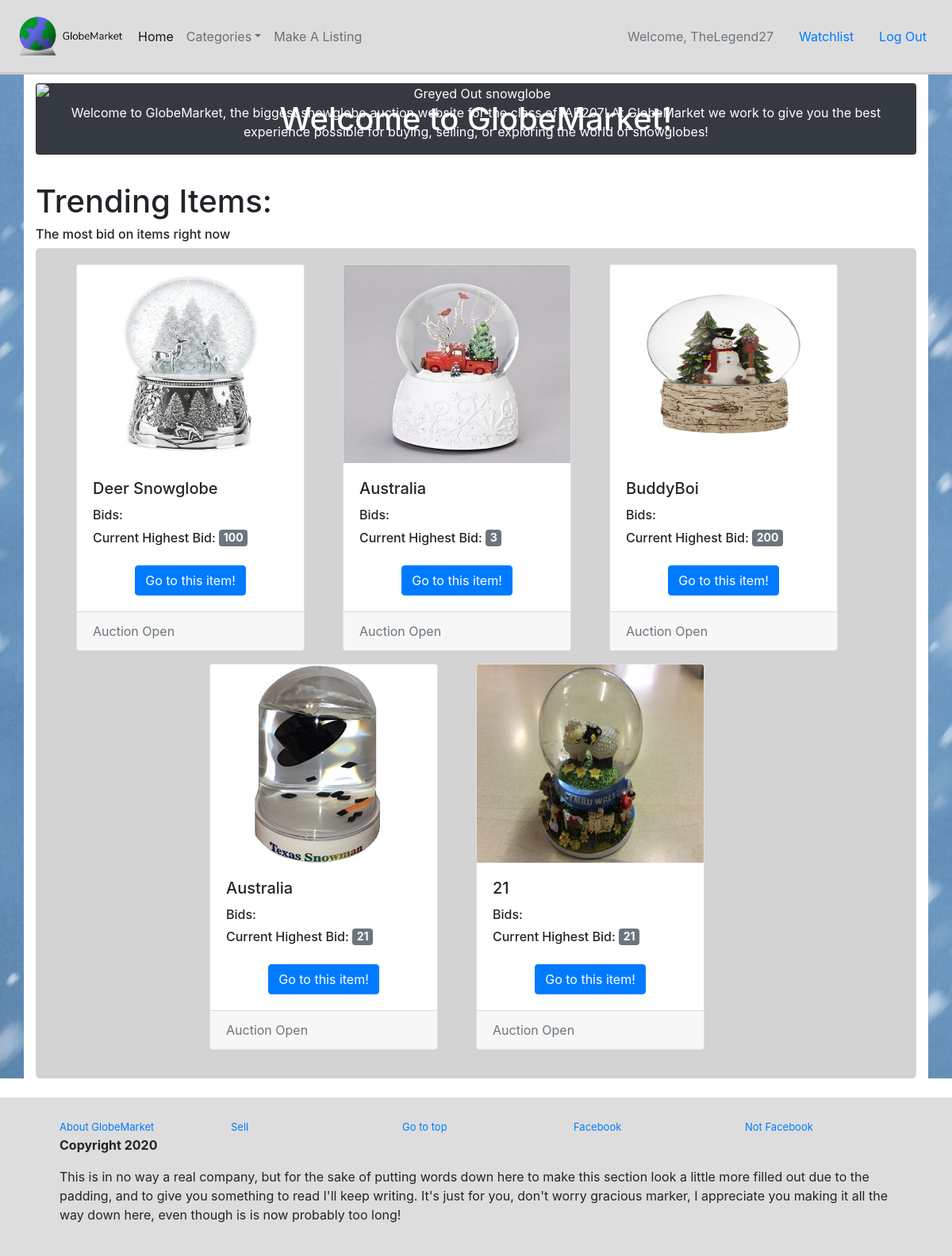
The page / (signed in) on the database its author committed.
### auction/models.py (models this page shows, shortened)
class User(db.Model, UserMixin):
    __tablename__='users'
    id = db.Column(db.Integer, primary_key=True)
    name = db.Column(db.String(100), index=True, unique=True, nullable=False)
    emailid = db.Column(db.String(100), index=True, nullable=False)
    password_hash = db.Column(db.String(255), nullable=False)
    contact_num = db.Column(db.Integer, nullable=False)
    address = db.Column(db.String(255), nullable=False)

class Listing(db.Model):
    __tablename__ = 'listings'
    id = db.Column(db.Integer, primary_key=True)
    name = db.Column(db.String(80), nullable=False)
    size = db.Column(db.String(50), nullable=False)
    origin = db.Column(db.String(200), nullable=False)
    colour = db.Column(db.String(100), nullable=False)
    age = db.Column(db.Integer, nullable=False)
    category = db.Column(db.String(100), nullable=False)
    description = db.Column(db.String(200), nullable=False)
    startbid = db.Column(db.Integer, nullable=False)
    image = db.Column(db.String(400), nullable=False)
    upost = db.Column(db.String(30), db.ForeignKey('users.name'), nullable=False)
    created_at = db.Column(db.DateTime, default=datetime.now())
    status = db.Column(db.Boolean, default=True, nullable=False)

### auction/views.py (the view)
@bp.route('/')
def index():
    listings = Listing.query.all()
    bids = Bidding.query.all()
    return render_template('home.html', listings=listings, bids=bids)

### auction/__init__.py (called while the page is built)
def create_app():
    app=Flask(__name__)  # this is the name of the module/package that is calling this app
    app.debug=True
    app.secret_key='utroutoru'
    app.config['SQLALCHEMY_DATABASE_URI']='sqlite:///marketplace.sqlite'
    db.init_app(app)
    bootstrap = Bootstrap(app)
    login_manager = LoginManager()
    login_manager.login_view='auth.login'
    login_manager.init_app(app)
    from .models import User  # importing here to avoid circular references
    @login_manager.user_loader
    def load_user(user_id):
        return User.query.get(int(user_id))
    from . import listings
    app.register_blueprint(listings.bp)
    from . import views
    app.register_blueprint(views.bp)
    from . import auth
    app.register_blueprint(auth.bp)
    from . import categories
    app.register_blueprint(categories.bp)
    return app

### auction/templates/home.html (shortened to what this page needs)
{% extends 'base.html' %}
{% block header %}
<div class="container" id="buffer" style="background-color: white;">
  <div class="row">
    <div class="col" id="gridsp">
      <div class="card bg-dark text-white">
        <img src="static/image/greyland.png" class="card-img" alt="Greyed Out snowglobe">
        <div class="card-img-overlay">
          <h1 class="card-title" id="pad-top">Welcome to GlobeMarket!</h1>
        </div>
        <p>Welcome to GlobeMarket, the biggest snowglobe auction website for the class of IAB207!
          At GlobeMarket we work to give you the best experience possible for buying, selling, or exploring the
          world of snowglobes!
        </p>
      </div>
    </div>
  </div>
</div>
{% endblock %}
{% block content %}
<div class="container" style="background-color: white;">
  <div class="row">
    <div class="col">
      <h1 class="display-5">Trending Items:</h1>
    </div>
    <div class="col">
      <h6 class="display-5">The most bid on items right now</h6>
    </div>
    <div class="col">
      <div class="container" style="background-color: lightgrey; border-radius: 5px; padding: 20px">
        <div class="row">
          {% if listings %}
          <div class="row justify-content-center">
            {% for listing in listings %}
            <div class="card mb-3 mr-5" style="width: 18rem;">
              <img class="card-img-top" height="250rem" src="{{listing.image}}" alt="{{listing.name}}">
              <div class="card-body">
                <h5 class="card-title">{{listing.name}}</h5>
                <h6>Bids:
                </h6>
                <h6>Current Highest Bid: <span class="badge badge-secondary" style="font-size:14px;">{{listing.startbid}}</span> </h6>
                <div id="testcentre"><a href="{{url_for('listing.show', id=listing.id)}}"
                    class="btn btn-primary mt-3">Go
                    to this item!</a></div>
              </div>
              <div class="card-footer">
                <medium class="text-muted">
                  {% if listing.status == True %}
                    Auction Open
                  {% else %}
                    Auction Closed
                  {% endif %}
                </medium>
              </div>
            </div>
            {% endfor %}
            {% endif %}
</div>
          </div>
        </div>
      </div>
    </div>
</div>
{% endblock %}

### auction/templates/base.html (shortened to what this page needs)
<!doctype html>
<html lang="en">
  <head>
    <link rel="stylesheet" type="text/css" href="{{ url_for('static',filename='globestyles.css') }}">
    <link rel="stylesheet" href="https://stackpath.bootstrapcdn.com/bootstrap/4.5.2/css/bootstrap.min.css">
  </head>
  <body style="background-image: url(/static/image/snowfall.jpg)">
      <header>
        <nav class="navbar navbar-expand-lg navbar-light">
            <img height="75px" width="150px" src="/static/image/GlobesideNB.png">
            <div class="collapse navbar-collapse" id="navbarSupportedContent">
            <ul class="navbar-nav mr-auto">
                <li class="nav-item active">
                <a class="nav-link" href="/">Home</a>
                </li>
                <li class="nav-item dropdown">
                  <a class="nav-link dropdown-toggle" data-toggle="dropdown" href="#" role="button" aria-haspopup="true" aria-expanded="false">Categories</a>
                </li>
                <li class="nav-item">
                    <a class="nav-link" href="listings/create">Make A Listing</a>
                </li>
            </ul>
                {% if current_user.is_authenticated %}
                  <a class="nav-item nav-link disabled text-muted" href="#"><span>Welcome, {{ current_user.name }}</span></a>
                  <a class="nav-item nav-link" href="/watchlist">Watchlist</a>
                  <a class="nav-item nav-link" href="{{ url_for('auth.logout') }}">Log Out</a>
                {% else %}
                  <a class="nav-item nav-link" href="{{ url_for('auth.register') }}">Register</a>
                  <a class="nav-item nav-link" href="{{ url_for('auth.login') }}">Log In</a>
                {% endif %}
            </div>
        </nav>
    {% block header %}
    {% endblock %}
    </header>
    {% block content %}
    {% endblock %}
      <div id="bottomgap" style="background-color: white;">
        <footer>
          <div class="container">
            <div class="row">
              <div class="col-sm">
                <a class="fotext" href="/">About GlobeMarket</a>
              </div>
              <div class="col-sm">
                <a class="fotext" href="/listings/create">Sell</a>
              </div>
              <div class="col-sm">
                <a class="fotext" href="/">Go to top</a>
              </div>
              <div class="col-sm">
                <a class="fotext" href="/">Facebook</a>
              </div>
              <div class="col-sm">
                <a class="fotext" href="/">Not Facebook</a>
              </div>
              <div class="col-sm">
                <p class="cptext">Copyright 2020</p>
                <p>This is in no way a real company, but for the sake of putting words down here to make this section look a little more
                filled out due to the padding, and to give you something to read I'll keep writing. It's just for you, don't worry
                gracious marker, I appreciate you making it all the way down here, even though is is now probably too long!</p>
              </div>
            </div>
          </div>
        </footer>
      </div>
  </body>
</html>

### auction/static/globestyles.css (style rules this page uses)
nav { background-color: #DDDDDD; border-bottom-color: #CCC; border-bottom-style: solid; border-bottom-width: 0.05; }
#buffer { padding-bottom: 1%; }
#gridsp { width: 100%; text-align: center; padding-top: 1%; padding-bottom: 2%; }
#pad-top { padding-bottom: 33.5%; }
#bottomgap { padding-top: 2%; }
footer { background-color: #DDD; padding-left: 5%; padding-right: 5%; padding-top: 2%; padding-bottom: 2%; }
.fotext { font-size: small; }
.cptext { font-weight: bold; }
#testcentre { text-align: center; }

### rows shown on the page
User: name "TheLegend27"
Listing: image (picture), name "Deer Snowglobe", startbid "100", status "Auction Open"
Listing: image (picture), name "Australia", startbid "3", status "Auction Open"
Listing: image (picture), name "BuddyBoi", startbid "200", status "Auction Open"
Listing: image (picture), name "Australia", startbid "21", status "Auction Open"
Listing: image (picture), name "21", startbid "21", status "Auction Open"
